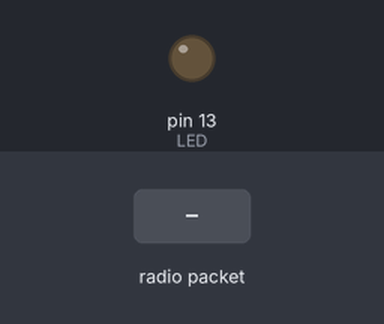
The sketch below on a simulated Arduino Uno, built with avr-gcc and run on an emulated ATmega328P. Parts: output pins drawn as LEDs (lit = HIGH). The inputs (shaded band) are chosen by the test bench. No radio packets arrive unless stated; pins used as bus, display or sensor lines are not drawn; what the sketch prints to the serial monitor is not drawn.

Above: at 2.2 s.
2.3 s: radio packet "1" arrives
Timing chart, 0 to 5.3 s (numbered marks = the images above; inputs shaded):
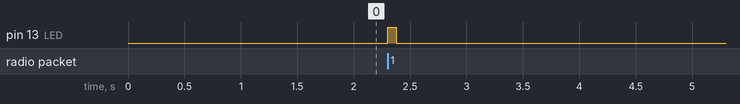

The sketch:

RX_Lora_balloon_uno_tennsy_10dof_gps_geig.ino
```cpp
#include <SPI.h>
#include <RH_RF95.h>
#include <TinyGPS++.h>
TinyGPSPlus gps;

float myLat = 32.1039;
float myLon = 35.20935;

#define RFM95_CS 10
#define RFM95_RST 9
#define RFM95_INT 2
#define RF95_FREQ 434.0
byte recieveVal[47];

// Singleton instance of the radio driver
RH_RF95 rf95(RFM95_CS, RFM95_INT);

// Blinky on receipt
#define LED 13

void setup()
{
  pinMode(LED, OUTPUT);
  pinMode(RFM95_RST, OUTPUT);
  digitalWrite(RFM95_RST, HIGH);

  while (!Serial);
  Serial.begin(115200);
  delay(1000);

  Serial.println("Arduino LoRa RX Test!");

  // manual reset
  digitalWrite(RFM95_RST, LOW);
  delay(10);
  digitalWrite(RFM95_RST, HIGH);
  delay(10);

  while (!rf95.init()) {
    Serial.println("LoRa radio init failed");
    while (1);
  }
  Serial.println("LoRa radio init OK!");

  // Defaults after init are 434.0MHz, modulation GFSK_Rb250Fd250, +13dbM
  if (!rf95.setFrequency(RF95_FREQ)) {
    Serial.println("setFrequency failed");
    while (1);
  }
  Serial.print("Set Freq to: "); Serial.println(RF95_FREQ);

  // Defaults after init are 434.0MHz, 13dBm, Bw = 125 kHz, Cr = 4/5, Sf = 128chips/symbol, CRC on

  // The default transmitter power is 13dBm, using PA_BOOST.
  // If you are using RFM95/96/97/98 modules which uses the PA_BOOST transmitter pin, then
  // you can set transmitter powers from 5 to 23 dBm:
  rf95.setTxPower(23, false);
}

void loop()
{
  if (rf95.available())
  {
    // Should be a message for us now
//    uint8_t buf[71]={0};
//    uint8_t len = sizeof(buf);
    uint8_t len = sizeof(recieveVal);

    if (rf95.recv(recieveVal, &len))
    {
      digitalWrite(LED, HIGH);
//      RH_RF95::printBuffer("Received: ", recieveVal, len);
      int16_t model = *(int16_t*)(recieveVal);
      float lat = *(float*)(recieveVal+2);
      float lon = *(float*)(recieveVal + 6);
      uint16_t alt = *(uint16_t*)(recieveVal + 10);
      float pascals = *(float*)(recieveVal + 12);
      float altm = *(float*)(recieveVal + 16);
      float tempC = *(float*)(recieveVal + 20);
      int16_t count = *(int16_t*)(recieveVal + 24);
      int16_t recive = *(int16_t*)(recieveVal + 26);
      int16_t rssi = *(int16_t*)(recieveVal + 28);
      int16_t snr = *(int16_t*)(recieveVal + 30);
      float cpm =*(float*)(recieveVal + 32);
      uint8_t hr = *(uint8_t*)(recieveVal + 36);
      uint8_t mn = *(uint8_t*)(recieveVal + 37);
      uint8_t se = *(uint8_t*)(recieveVal + 38);
      float mag =*(float*)(recieveVal + 39);
      float uv =*(float*)(recieveVal + 43);

//      Serial.println((char*)buf);
      Serial.print("massege count :  ");
      Serial.println(count);
      Serial.print("gps lat: ");
      Serial.print(lat,6);
      Serial.print(" lon: ");
      Serial.print(lon,6);
      Serial.print(" alt: ");
      Serial.print(alt);
      Serial.print(" dist: ");
      Serial.println(gps.distanceBetween(myLat,myLon,lat,lon));
      Serial.print("gps time: ");
      Serial.print(hr+3);
      Serial.print(":");
      Serial.print(mn);
      Serial.print(":");
      Serial.println(se);
      Serial.print("baro pascal :");
      Serial.print(pascals);
      Serial.print(" alt: ");
      Serial.print(altm);
      Serial.print(" temp: ");
      Serial.println(tempC);
      Serial.print("Geiger cpm: ");
      Serial.println(cpm);
      Serial.print("Mag uT: ");
      Serial.println(mag);
      Serial.print("uv :");
      Serial.println(uv);
      Serial.print("param rssi: ");
      Serial.print(rssi);
      Serial.print(" SNR: ");
      Serial.println(snr);
      if(recive){
      Serial.println("send massege success :-)");
      }else{
      Serial.println("send massege fail :-(");
      }
      Serial.print("RSSI: ");
      Serial.println(rf95.lastRssi(), DEC);
      Serial.print("SNR: ");
      Serial.println(rf95.lastSNR(), DEC);

//      // Send a reply
      uint8_t data[] = "0123456789";
      rf95.send(data, sizeof(data));
      rf95.waitPacketSent();
////      Serial.println("Sent a reply");
      digitalWrite(LED, LOW);
    }
    else
    {
      Serial.println("Receive failed");
    }
    Serial.println();
  }
  delay(1);
}
```

Measured:
- after the input at 2.3 s, pin 13 (LED): LOW → HIGH at once, → LOW 0.08 s later
